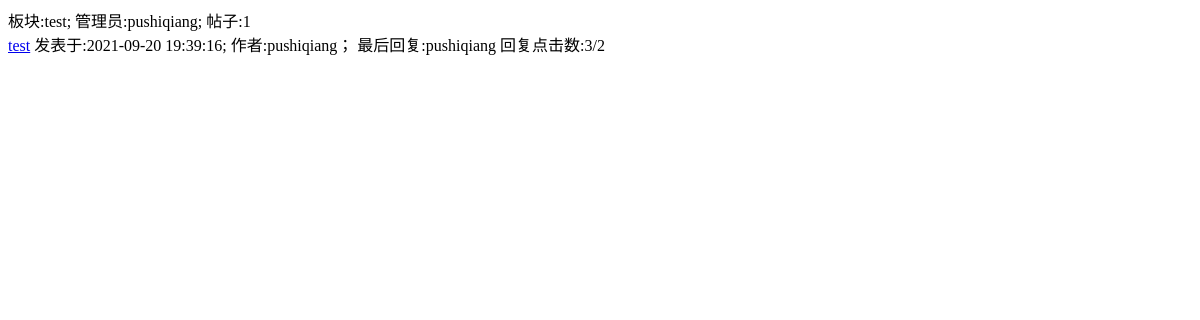
Before: /column/1/ with the older database file.
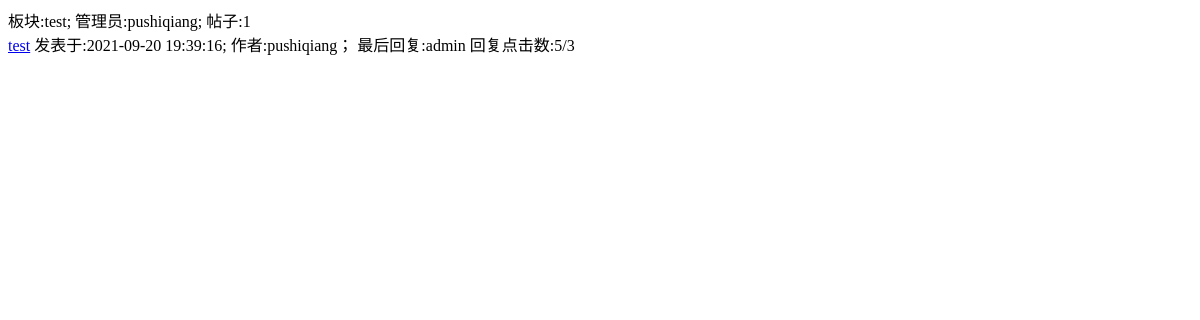
After: the same page with the newer database file.
### forum/models.py (models this page shows, shortened)
class Post(models.Model):  # 文章
    title = models.CharField(max_length=30)
    author = models.ForeignKey(
        settings.AUTH_USER_MODEL, related_name='post_author', on_delete=models.PROTECT)  # 作者
    column = models.ForeignKey(Column, on_delete=models.PROTECT)  # 所属板块
    type_name = models.ForeignKey(PostType, on_delete=models.PROTECT)  # 文章类型
    content = models.TextField()
    view_times = models.IntegerField(default=0)  # 浏览次数
    responce_times = models.IntegerField(default=0)  # 回复次数
    last_response = models.ForeignKey(settings.AUTH_USER_MODEL, on_delete=models.PROTECT)  # 最后回复者
    created_at = models.DateTimeField(auto_now_add=True)
    updated_at = models.DateTimeField(auto_now=True)
    class Meta:
        db_table = 'post'
        ordering = ['-created_at']
        verbose_name_plural = u'主题'
    def get_absolute_url(self):
        return reverse_lazy('post_detail', kwargs={"post_pk": self.pk})

class LoginUser(AbstractUser):
    levels = models.PositiveIntegerField(default=0, verbose_name=u'积分')
    avatar = models.CharField(
        max_length=200, default='/static/tx/default.jpg', verbose_name=u'头像')
    privilege = models.CharField(max_length=200, default=0, verbose_name=u'权限')
    friends = models.ManyToManyField(
        'self', blank=True, null=True, related_name='friends')
    class Meta:
        db_table = 'loginuser'
        verbose_name_plural = u'用户'
        ordering = ['-date_joined']
    def __str__(self):
        return self.get_username()

### forum/views.py (the view)
def columndetail(request, column_pk):
    column_obj = Column.objects.get(pk=column_pk)
    column_posts = column_obj.post_set.all()
    return render(request, 'column_detail.html', {
        'column_obj': column_obj,
        'column_posts': column_posts
    })

### forum/middle.py (called while the page is built)
    def process_request(self, request):
        if 'HTTP_X_FORWARDED_FOR' in request.META:
            ip = request.META['HTTP_X_FORWARDED_FOR']
        else:
            ip = request.META['REMOTE_ADDR']
        online_ips = cache.get("online_ips", [])
        if online_ips:
            online_ips = list(cache.get_many(online_ips).keys())
        cache.set(ip, 0, 5 * 60)
        if ip not in online_ips:
            online_ips.append(ip)
        cache.set("online_ips", online_ips)

### forum/templates/column_detail.html (shortened to what this page needs)
板块:{{ column_obj.name}}; 管理员:{{ column_obj.manager }}; 帖子:{{column_obj.post_number}}<br>
{% for post in column_posts %}
<a href="{{ post.get_absolute_url }}" >{{ post.title }}</a>
      发表于:{{ post.created_at|date:"Y-m-d H:i:s" }};
      作者:{{ post.author }}；
      最后回复:{{ post.last_response }}
      回复点击数:{{ post.responce_times }}/{{ post.view_times }}
{% endfor %}

Changed rows visible on the page:
changed Post "test": last_response "pushiqiang" → "admin"; responce_times "3" → "5"; view_times "2" → "3"
